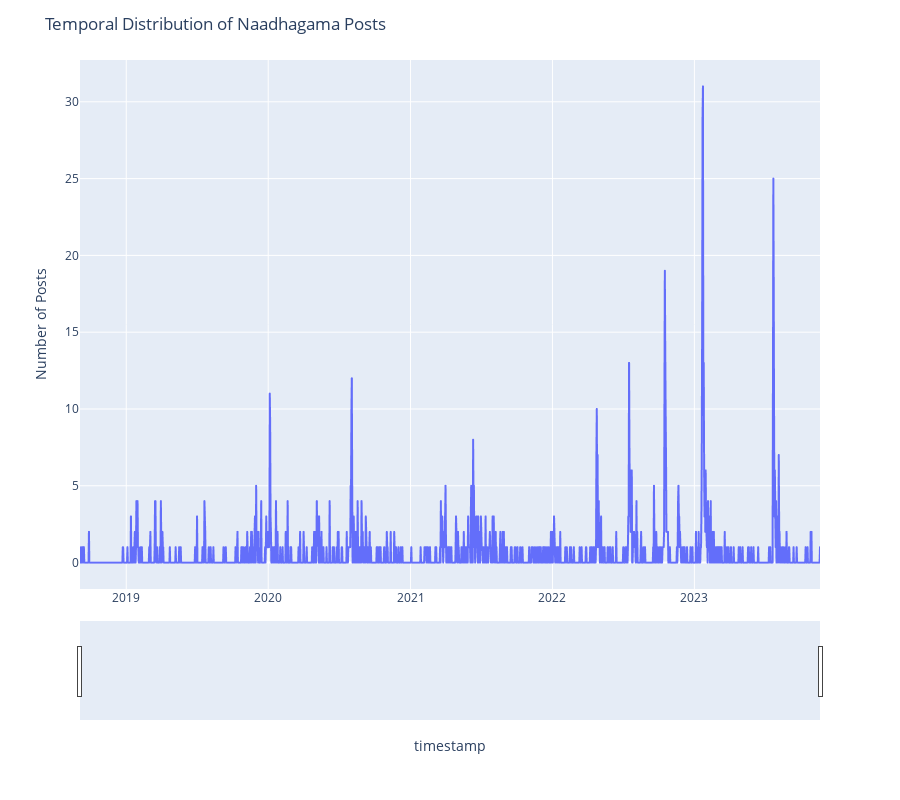

Source (notebook cell):
### Markdown cell above
<H3>Temporal Analysis of Naadhagama Posts</H3>

### Code cell
# Temporal Analysis for Posts

# Convert the timestamp column to datetime
naadhagama_df['timestamp'] = pd.to_datetime(naadhagama_df['timestamp'])

plt.figure(figsize=(12, 6))
naadhagama_df.set_index('timestamp')['post_id'].resample('D').count().plot(label='Daily Posts')
plt.title('Temporal Distribution of Naadhagama Posts')
plt.xlabel('Date')
plt.ylabel('Number of Posts')
plt.legend()
plt.show()

# Resample the data to daily frequency and count the number of posts
daily_posts = naadhagama_df.set_index('timestamp')['post_id'].resample('D').count()

# Create an interactive line plot using Plotly
temp_fig = px.line(daily_posts, x=daily_posts.index, y=daily_posts.values, labels={'x': 'Date', 'y': 'Number of Posts'})
temp_fig.update_layout(title='Temporal Distribution of Naadhagama Posts', xaxis_rangeslider_visible=True, height=800)
temp_fig.show()

### Figure 1 — Plotly figure (JSON) as saved in the notebook; plotly's stock layout.template omitted (floating-point values rounded to 4 significant figures; data arrays with more than 128 entries replaced by an {"elided": "..."} marker saying what was removed)
{"data": [{"hovertemplate": "timestamp=%{x}<br>Number of Posts=%{y}<extra></extra>", "legendgroup": "", "line": {"color": "#636efa", "dash": "solid"}, "marker": {"symbol": "circle"}, "mode": "lines", "name": "", "showlegend": false, "type": "scattergl", "x": {"elided": "1904 str values"}, "xaxis": "x", "y": {"elided": "1904 int values"}, "yaxis": "y"}], "layout": {"height": 800, "legend": {"tracegroupgap": 0}, "margin": {"t": 60}, "title": {"text": "Temporal Distribution of Naadhagama Posts"}, "xaxis": {"anchor": "y", "domain": [0, 1], "rangeslider": {"visible": true}, "title": {"text": "timestamp"}}, "yaxis": {"anchor": "x", "domain": [0, 1], "title": {"text": "Number of Posts"}}}}
